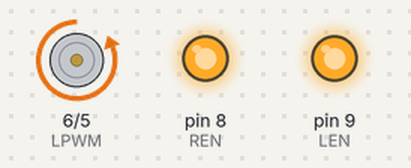
Bench run of a sketch on a simulated Arduino Uno, built with avr-gcc and run on an emulated ATmega328P. Parts: motor-driver pin pairs drawn as motors (green arrow = first pin HIGH = forward, orange = second pin HIGH = backward, longer = more drive), output pins drawn as LEDs (lit = HIGH).

Above: at 0.5 s.
Timing chart, 0 to 4.6 s (numbered marks = the images above):
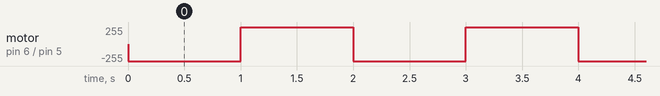

Measured:
- by itself, motor on pin 6 (LPWM) / pin 5 (RPWM): alternates forward 255/255 for 1.0 s and backward 255/255 for 1.0 s

The sketch:

Cek_MD_BTS7960.ino
```cpp
#define RPWM 5
#define LPWM 6
#define REN 8
#define LEN 9


int pot;
int out1;
int out2;

void setup() {
  Serial.begin(9600);
  pinMode(RPWM,OUTPUT);
  pinMode(LPWM,OUTPUT);
  pinMode(LEN,OUTPUT);
  pinMode(REN,OUTPUT);
  digitalWrite(REN,HIGH);
  digitalWrite(LEN,HIGH);

}


void loop() {

    digitalWrite(RPWM,HIGH);
    digitalWrite(LPWM,LOW);
    delay(1000);


    digitalWrite(LPWM,HIGH);
    digitalWrite(RPWM,LOW);
        delay(1000);


}
```
